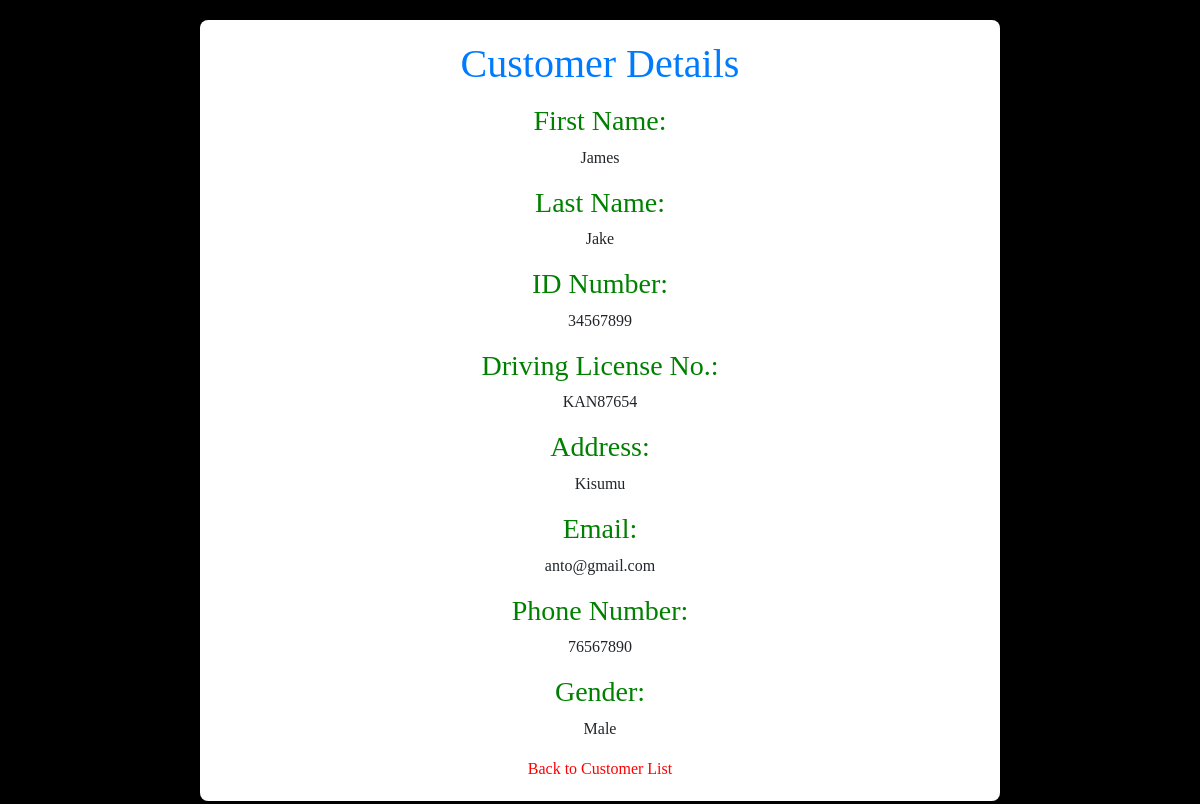
Screenshot of /view_customer/1/ with the database file from the repository.
### insuarance/models.py (models this page shows, shortened)
class Customer(models.Model):
    first_name = models.CharField(max_length=30)
    last_name = models.CharField(max_length=30)
    dls_no = models.CharField(null=True,max_length=30, unique=True)
    id_number = models.IntegerField(unique=True)
    email = models.EmailField(null=True, unique=True)
    phone_no = models.CharField(default=0,max_length=15)
    address = models.CharField(max_length=30, default='unknown')
    gender = models.CharField(
        max_length=10,
        choices=GENDER_CHOICES,
        default='Male'
    )

### insuarance/views.py (the view)
# urls.py: path('view_customer/<int:customer_id>/', view_customer, name='view_customer'),
def view_customer(request, customer_id):
    customer = get_object_or_404(Customer, id=customer_id)
    return render(request, 'view_customer.html', {'customer': customer})

### insuarance/templates/view_customer.html
{% extends 'base.html' %}
{% block content %}
</head>
<body>
    <div class="customer-details">
        <center><h1>Customer Details</h1></center>
       <center><p><h3>First Name:</h3> {{ customer.first_name }}</p>
        <p><h3>Last Name:</h3> {{ customer.last_name }}</p>
        <p><h3>ID Number:</h3> {{ customer.id_number }}</p>
        <p><h3>Driving License No.:</h3> {{ customer.dls_no }}</p>
        <p><h3>Address:</h3> {{ customer.address }}</p>
        <p><h3>Email:</h3> {{ customer.email }}</p>
        <p><h3>Phone Number:</h3> {{ customer.phone_no }}</p>
        <p><h3>Gender:</h3> {{ customer.gender }}</p>
        <a href="{% url 'insuarance:view_customers' %}">Back to Customer List</a>
           </center>
    </div>
</body>
</html>
{% endblock %}

### insuarance/templates/base.html (style rules this page uses)
body { font-family: copperplate; background-color:black; margin: 20px; align-items: center; justify-content: center; }
h3 { color: green; }
h1 { color: #007bff; }
a { color: red; }

### rows the page displays
Customer: first_name "James", last_name "Jake", id_number "34567899", dls_no "KAN87654", address "Kisumu", email "anto@gmail.com", phone_no "76567890", gender "Male"
